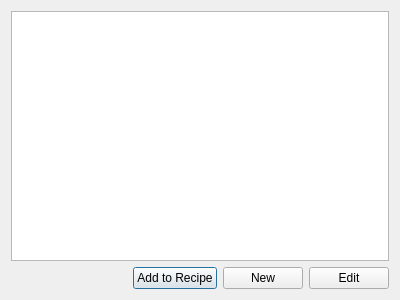
<ui version="4.0" >
 <class>hopDialog</class>
 <widget class="QDialog" name="hopDialog" >
  <property name="geometry" >
   <rect>
    <x>0</x>
    <y>0</y>
    <width>400</width>
    <height>300</height>
   </rect>
  </property>
  <property name="windowTitle" >
   <string>Dialog</string>
  </property>
  <layout class="QVBoxLayout" name="verticalLayout" >
   <item>
    <widget class="HopTableWidget" name="hopTableWidget" />
   </item>
   <item>
    <layout class="QHBoxLayout" name="horizontalLayout" >
     <item>
      <spacer name="horizontalSpacer" >
       <property name="orientation" >
        <enum>Qt::Horizontal</enum>
       </property>
       <property name="sizeHint" stdset="0" >
        <size>
         <width>40</width>
         <height>20</height>
        </size>
       </property>
      </spacer>
     </item>
     <item>
      <widget class="QPushButton" name="pushButton_addToRecipe" >
       <property name="text" >
        <string>Add to Recipe</string>
       </property>
      </widget>
     </item>
     <item>
      <widget class="QPushButton" name="pushButton_new" >
       <property name="text" >
        <string>New</string>
       </property>
      </widget>
     </item>
     <item>
      <widget class="QPushButton" name="pushButton_edit" >
       <property name="text" >
        <string>Edit</string>
       </property>
      </widget>
     </item>
    </layout>
   </item>
  </layout>
 </widget>
 <customwidgets>
  <customwidget>
   <class>HopTableWidget</class>
   <extends>QTableView</extends>
   <header>HopTableWidget.h</header>
  </customwidget>
 </customwidgets>
 <resources/>
 <connections/>
</ui>
